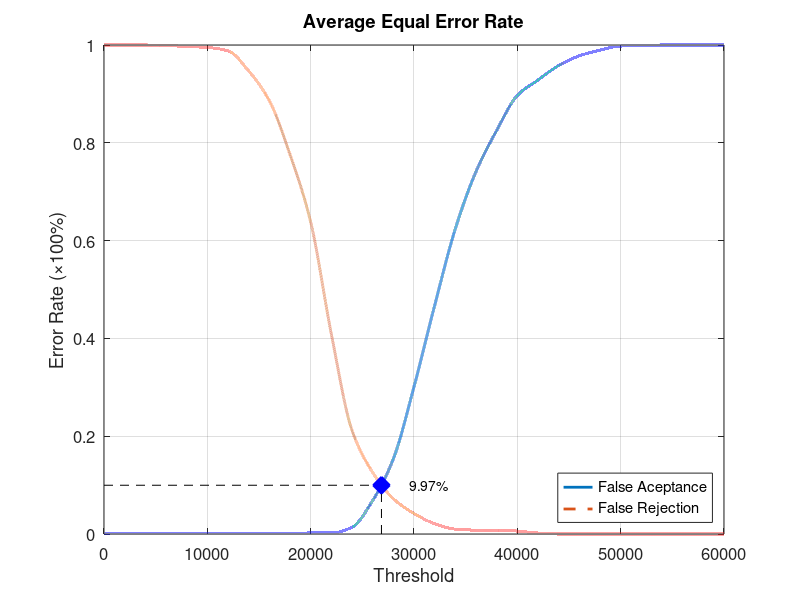
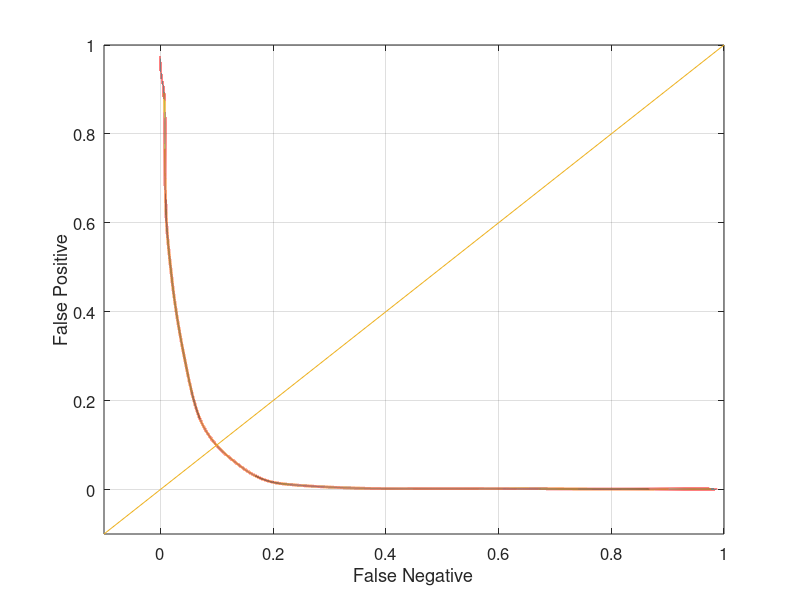

Reproduce these figures in MATLAB, in order.
function yEER = Database3Average
close all;
clear;
clc;
x = 0:2000:60000;
xq = 0:0.5:60000;

y0 = [0 0.00105263 0.00105263 0.00105263 0.00105263 0.00105263 0.00105263 0.00105263 0.00105263 0.00105263 0.00210526 0.00210526 0.0136842 0.0684211 0.153684 0.301053 0.467368 0.624211 0.741053 0.825263 0.896842 0.928421 0.957895 0.977895 0.989474 0.997895 0.998947 1 1 1 1];
yy0 = interp1(x, y0, xq, 'pchip');
y1 = [1 1 1 0.999 0.997 0.995 0.988 0.947 0.886 0.776 0.638 0.409 0.212 0.126 0.072 0.042 0.021 0.01 0.008 0.008 0.006 0.002 0 0 0 0 0 0 0 0 0];
yy1 = interp1(x, y1, xq, 'pchip');

% Calculating EER: 
y2 = abs(y0 - y1);
find(y2 == min(y2))
yy2 = abs(yy0 - yy1);
xEER = find(yy2 == min(yy2));
xEERIndex = xq(xEER) % X-axis EER
yEER = yy0(xEER) % Y-axis EER

main = figure
plot(xq, yy0,'-','LineWidth', 2);	hold on
plot(xq, yy1,'--','LineWidth', 2);	hold on
plot([xEERIndex xEERIndex], [0 yEER], 'k--');	hold on
plot([0 xEERIndex], [yEER yEER], 'k--');	hold on
plot(xEERIndex, yEER, 'bx', 'LineWidth', 10);	hold on
text(xEERIndex + 10 * xEERIndex / 100, yEER, [num2str(round((10000 * yEER)) / 100) '%'])
legend('False Aceptance', 'False Rejection', 'Location', 'SouthEast')
xlabel('Threshold')
ylabel('Error Rate (\times100%)')
title('Average Equal Error Rate')
set(gca, 'FontSize', 12)
axis([0 60000 0 1])
grid on

print(main, 'Database3AverageMain', '-dpng');
FNRxFPR = figure('Color', [1 1 1]);
plot(yy1, yy0, '-', yy1, yy0, 'LineWidth', 2);
hold on
y = -0.1:0.1:1
plot(y, y); 
set(gca, 'FontSize', 12)
xlabel('False Negative')
ylabel('False Positive')
axis([-0.1 1 -0.1 1])
set(gca, 'FontSize', 12)
grid on

print(FNRxFPR, 'Database3AverageFNRxFPR','-dpng');
end
